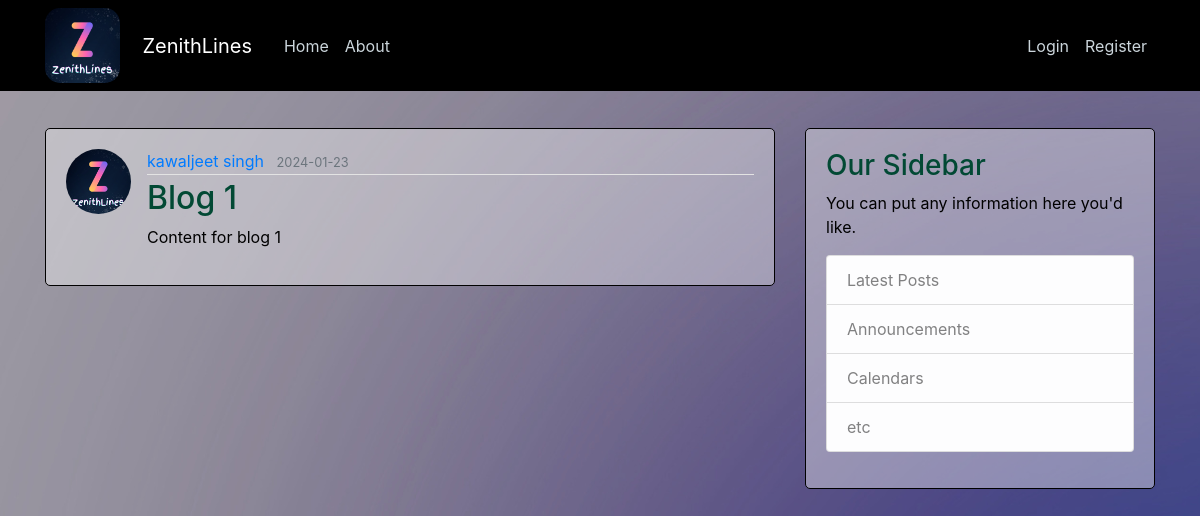
/post/1, run on an earlier commit of the app's database.
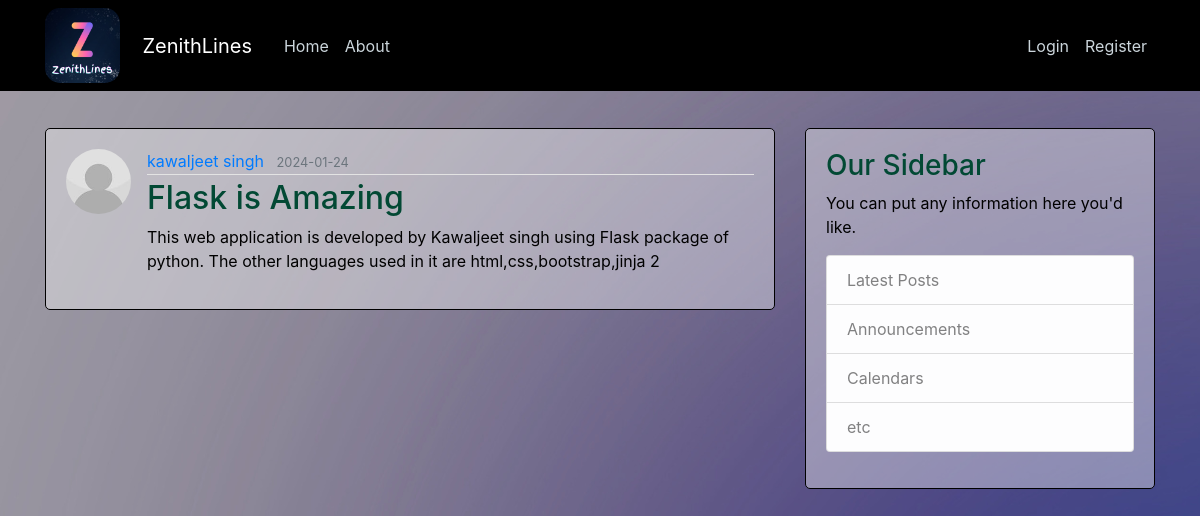
And on a later commit of the database.
### ZenithLines/models.py (models this page shows, shortened)
class User(db.Model,UserMixin):
    id = db.Column(db.Integer, primary_key=True)
    username = db.Column(db.String(20), unique=True, nullable=False)
    email = db.Column(db.String(120), unique=True, nullable=False)
    image_file = db.Column(db.String(20), nullable=False, default='default.jpg')
    password = db.Column(db.String(60), nullable=False)
    posts = db.relationship('Post', backref='author', lazy='select')

class Post(db.Model):
    id = db.Column(db.Integer, primary_key=True)
    title = db.Column(db.String(100), nullable=False)
    date_posted = db.Column(db.DateTime, nullable=False, default=datetime.utcnow)
    content = db.Column(db.Text, nullable=False)
    user_id = db.Column(db.Integer, db.ForeignKey('user.id'), nullable=False)

### ZenithLines/posts/routes.py (the view)
@posts.route("/post/<int:post_id>")
def post(post_id):
    post = Post.query.get_or_404(post_id)
    return render_template('post.html', title=post.title, post=post)

### ZenithLines/templates/post.html (shortened to what this page needs)
{% extends "layout.html" %}
{% block content %}
  <article class="media content-section">
    <img class="rounded-circle article-img" src="{{ url_for('static', filename=  post.author.image_file) }}">
    <div class="media-body">
      <div class="article-metadata">
        <a class="mr-2" href="{{ url_for('users.user_posts', username=post.author.username) }}">{{ post.author.username }}</a>
        <small class="text-muted">{{ post.date_posted.strftime('%Y-%m-%d') }}</small>
      </div>
      <h2 class="article-title">{{ post.title }}</h2>
      <p class="article-content">{{ post.content }}</p>
    </div>
  </article>
{% endblock content %}

What changed in the data, as far as the page shows it:
changed User "kawaljeet singh": image_file: a different picture
changed Post: date_posted "2024-01-23" → "2024-01-24"; title "Blog 1" → "Flask is Amazing"; content "Content for blog 1" → "This web application is developed by Kawaljeet singh using Flask package of python. The other languages used in it are html,css,bootstrap,jinja 2"
